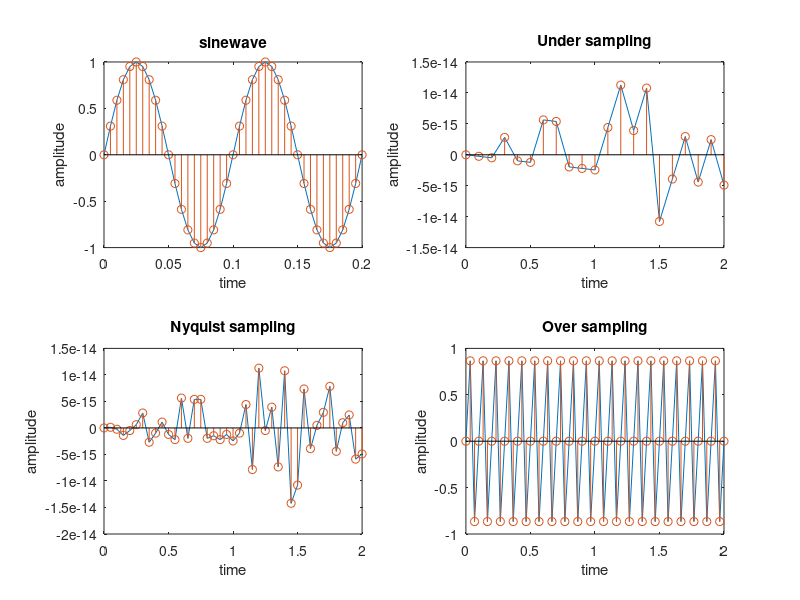

The MATLAB source for this figure:

clc;
close all;
clear all;
f=10;
t=0:0.005:0.2;
x=sin(2*pi*f*t);
subplot(2,2,1);
plot(t,x);
hold on;
stem(t,x);
xlabel ("time");
ylabel ("amplitude");
title("sinewave");

% Under sampling
f1=10;
F=10;
t1=0: 1/F :2;
x1=sin(2*pi*f1*t1);
subplot(2,2,2);
plot(t1,x1);
hold on;
stem(t1,x1);
xlabel ("time");
ylabel ("amplitude");
title("Under sampling");

% Nyquist sampling
f2=10;
F2=20;
t2=0: 1/F2 :2;
x2=sin(2*pi*f2*t2);
subplot(2,2,3);
plot(t2,x2);
hold on;
stem(t2,x2);
xlabel ("time");
ylabel ("amplitude");
title("Nyquist sampling");

% Over Sampling

f3=10;
F3=30;
t3=0: 1/F3 :2;
x3=sin(2*pi*f3*t3);
subplot(2,2,4);
plot(t3,x3);
hold on;
stem(t3,x3);
xlabel ("time");
ylabel ("amplitude");
title("Over sampling");